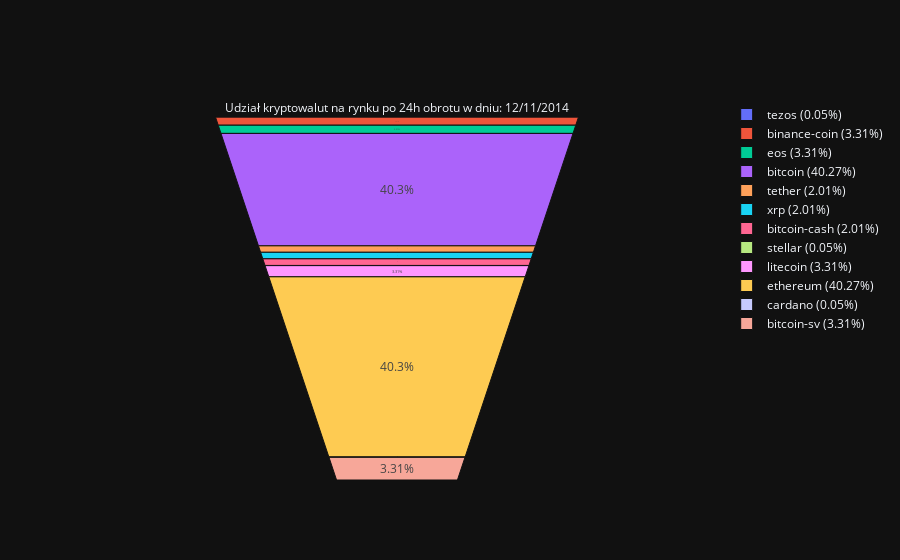

Source (notebook cell):
### Code cell
dzien="12/11/2014"
filtered=getDataFromDate(source,dzien)
makeGraphFromDate(filtered,dzien)

### Figure 1 — Plotly figure (JSON) as saved in the notebook; plotly's stock layout.template omitted (floating-point values rounded to 4 significant figures)
{"data": [{"labels": ["tezos (0.05%)", "binance-coin (3.31%)", "eos (3.31%)", "bitcoin (40.27%)", "tether (2.01%)", "xrp (2.01%)", "bitcoin-cash (2.01%)", "stellar (0.05%)", "litecoin (3.31%)", "ethereum (40.27%)", "cardano (0.05%)", "bitcoin-sv (3.31%)"], "title": {"text": "Udział kryptowalut na rynku po 24h obrotu w dniu: 12/11/2014"}, "values": [44070.0, 2668000.0, 2668000.0, 32430000.0, 1621000.0, 1621000.0, 1621000.0, 44070.0, 2668000.0, 32430000.0, 44070.0, 2668000.0], "type": "funnelarea"}], "layout": {}}
